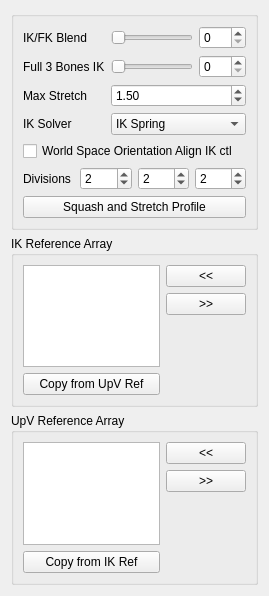
<?xml version="1.0" encoding="UTF-8"?>
<ui version="4.0">
 <class>Form</class>
 <widget class="QWidget" name="Form">
  <property name="geometry">
   <rect>
    <x>0</x>
    <y>0</y>
    <width>269</width>
    <height>596</height>
   </rect>
  </property>
  <property name="windowTitle">
   <string>Form</string>
  </property>
  <layout class="QGridLayout" name="gridLayout">
   <item row="0" column="0">
    <layout class="QVBoxLayout" name="verticalLayout_2">
     <item>
      <widget class="QGroupBox" name="groupBox">
       <property name="title">
        <string/>
       </property>
       <layout class="QGridLayout" name="gridLayout_2">
        <item row="0" column="0">
         <layout class="QVBoxLayout" name="verticalLayout">
          <item>
           <layout class="QFormLayout" name="formLayout">
            <property name="fieldGrowthPolicy">
             <enum>QFormLayout::AllNonFixedFieldsGrow</enum>
            </property>
            <item row="0" column="0">
             <widget class="QLabel" name="ikfk_label">
              <property name="text">
               <string>IK/FK Blend</string>
              </property>
             </widget>
            </item>
            <item row="0" column="1">
             <layout class="QHBoxLayout" name="horizontalLayout_3">
              <item>
               <widget class="QSlider" name="ikfk_slider">
                <property name="minimumSize">
                 <size>
                  <width>0</width>
                  <height>15</height>
                 </size>
                </property>
                <property name="maximum">
                 <number>100</number>
                </property>
                <property name="orientation">
                 <enum>Qt::Horizontal</enum>
                </property>
               </widget>
              </item>
              <item>
               <widget class="QSpinBox" name="ikfk_spinBox">
                <property name="maximum">
                 <number>100</number>
                </property>
               </widget>
              </item>
             </layout>
            </item>
            <item row="2" column="0">
             <widget class="QLabel" name="maxStretch_label">
              <property name="sizePolicy">
               <sizepolicy hsizetype="MinimumExpanding" vsizetype="MinimumExpanding">
                <horstretch>0</horstretch>
                <verstretch>0</verstretch>
               </sizepolicy>
              </property>
              <property name="text">
               <string>Max Stretch</string>
              </property>
             </widget>
            </item>
            <item row="2" column="1">
             <widget class="QDoubleSpinBox" name="maxStretch_spinBox">
              <property name="sizePolicy">
               <sizepolicy hsizetype="MinimumExpanding" vsizetype="Fixed">
                <horstretch>0</horstretch>
                <verstretch>0</verstretch>
               </sizepolicy>
              </property>
              <property name="minimum">
               <double>1.000000000000000</double>
              </property>
              <property name="value">
               <double>1.500000000000000</double>
              </property>
             </widget>
            </item>
            <item row="3" column="0">
             <widget class="QLabel" name="ikSolver_label">
              <property name="text">
               <string>IK Solver</string>
              </property>
             </widget>
            </item>
            <item row="3" column="1">
             <widget class="QComboBox" name="ikSolver_comboBox">
              <property name="sizePolicy">
               <sizepolicy hsizetype="Expanding" vsizetype="Fixed">
                <horstretch>0</horstretch>
                <verstretch>0</verstretch>
               </sizepolicy>
              </property>
              <item>
               <property name="text">
                <string>IK Spring</string>
               </property>
              </item>
              <item>
               <property name="text">
                <string>Rotation Plane</string>
               </property>
              </item>
             </widget>
            </item>
            <item row="1" column="1">
             <layout class="QHBoxLayout" name="horizontalLayout_8">
              <item>
               <widget class="QSlider" name="full3BonesIK_slider">
                <property name="minimumSize">
                 <size>
                  <width>0</width>
                  <height>15</height>
                 </size>
                </property>
                <property name="maximum">
                 <number>100</number>
                </property>
                <property name="orientation">
                 <enum>Qt::Horizontal</enum>
                </property>
               </widget>
              </item>
              <item>
               <widget class="QSpinBox" name="full3BonesIK_spinBox">
                <property name="maximum">
                 <number>100</number>
                </property>
               </widget>
              </item>
             </layout>
            </item>
            <item row="1" column="0">
             <widget class="QLabel" name="full3bonesIK_label">
              <property name="text">
               <string>Full 3 Bones IK</string>
              </property>
             </widget>
            </item>
           </layout>
          </item>
          <item>
           <widget class="QCheckBox" name="neutralRotation_checkBox">
            <property name="text">
             <string>World Space Orientation Align IK ctl</string>
            </property>
           </widget>
          </item>
          <item>
           <layout class="QHBoxLayout" name="horizontalLayout">
            <item>
             <widget class="QLabel" name="divisions_label">
              <property name="text">
               <string>Divisions</string>
              </property>
             </widget>
            </item>
            <item>
             <widget class="QSpinBox" name="div0_spinBox">
              <property name="minimum">
               <number>1</number>
              </property>
              <property name="value">
               <number>2</number>
              </property>
             </widget>
            </item>
            <item>
             <widget class="QSpinBox" name="div1_spinBox">
              <property name="minimum">
               <number>1</number>
              </property>
              <property name="value">
               <number>2</number>
              </property>
             </widget>
            </item>
            <item>
             <widget class="QSpinBox" name="div2_spinBox">
              <property name="minimum">
               <number>1</number>
              </property>
              <property name="value">
               <number>2</number>
              </property>
             </widget>
            </item>
           </layout>
          </item>
          <item>
           <layout class="QHBoxLayout" name="horizontalLayout_2">
            <item>
             <widget class="QPushButton" name="squashStretchProfile_pushButton">
              <property name="text">
               <string>Squash and Stretch Profile</string>
              </property>
             </widget>
            </item>
           </layout>
          </item>
         </layout>
        </item>
       </layout>
      </widget>
     </item>
     <item>
      <widget class="QGroupBox" name="ikRefArray_groupBox">
       <property name="title">
        <string>IK Reference Array</string>
       </property>
       <property name="flat">
        <bool>false</bool>
       </property>
       <layout class="QGridLayout" name="gridLayout_3">
        <item row="0" column="0">
         <layout class="QHBoxLayout" name="ikRefArray_horizontalLayout">
          <item>
           <layout class="QVBoxLayout" name="ikRefArray_verticalLayout_1">
            <item>
             <widget class="QListWidget" name="ikRefArray_listWidget">
              <property name="dragDropOverwriteMode">
               <bool>true</bool>
              </property>
              <property name="dragDropMode">
               <enum>QAbstractItemView::InternalMove</enum>
              </property>
              <property name="defaultDropAction">
               <enum>Qt::MoveAction</enum>
              </property>
              <property name="alternatingRowColors">
               <bool>true</bool>
              </property>
              <property name="selectionMode">
               <enum>QAbstractItemView::ExtendedSelection</enum>
              </property>
              <property name="selectionRectVisible">
               <bool>false</bool>
              </property>
             </widget>
            </item>
            <item>
             <widget class="QPushButton" name="ikRefArray_copyRef_pushButton">
              <property name="text">
               <string>Copy from UpV Ref</string>
              </property>
             </widget>
            </item>
           </layout>
          </item>
          <item>
           <layout class="QVBoxLayout" name="ikRefArray_verticalLayout_2">
            <item>
             <widget class="QPushButton" name="ikRefArrayAdd_pushButton">
              <property name="text">
               <string>&lt;&lt;</string>
              </property>
             </widget>
            </item>
            <item>
             <widget class="QPushButton" name="ikRefArrayRemove_pushButton">
              <property name="text">
               <string>&gt;&gt;</string>
              </property>
             </widget>
            </item>
            <item>
             <spacer name="ikRefArray_verticalSpacer">
              <property name="orientation">
               <enum>Qt::Vertical</enum>
              </property>
              <property name="sizeHint" stdset="0">
               <size>
                <width>20</width>
                <height>40</height>
               </size>
              </property>
             </spacer>
            </item>
           </layout>
          </item>
         </layout>
        </item>
       </layout>
      </widget>
     </item>
     <item>
      <widget class="QGroupBox" name="upvRefArray_groupBox">
       <property name="title">
        <string>UpV Reference Array</string>
       </property>
       <layout class="QGridLayout" name="gridLayout_4">
        <item row="0" column="0">
         <layout class="QHBoxLayout" name="upvRefArray_horizontalLayout">
          <item>
           <layout class="QVBoxLayout" name="upvRefArray_verticalLayout_1">
            <item>
             <widget class="QListWidget" name="upvRefArray_listWidget">
              <property name="dragDropOverwriteMode">
               <bool>true</bool>
              </property>
              <property name="dragDropMode">
               <enum>QAbstractItemView::InternalMove</enum>
              </property>
              <property name="defaultDropAction">
               <enum>Qt::MoveAction</enum>
              </property>
              <property name="alternatingRowColors">
               <bool>true</bool>
              </property>
              <property name="selectionMode">
               <enum>QAbstractItemView::ExtendedSelection</enum>
              </property>
              <property name="selectionRectVisible">
               <bool>false</bool>
              </property>
             </widget>
            </item>
            <item>
             <widget class="QPushButton" name="upvRefArray_copyRef_pushButton">
              <property name="text">
               <string>Copy from IK Ref</string>
              </property>
             </widget>
            </item>
           </layout>
          </item>
          <item>
           <layout class="QVBoxLayout" name="upvRefArray_verticalLayout_2">
            <item>
             <widget class="QPushButton" name="upvRefArrayAdd_pushButton">
              <property name="text">
               <string>&lt;&lt;</string>
              </property>
             </widget>
            </item>
            <item>
             <widget class="QPushButton" name="upvRefArrayRemove_pushButton">
              <property name="text">
               <string>&gt;&gt;</string>
              </property>
             </widget>
            </item>
            <item>
             <spacer name="upvRefArray_verticalSpacer">
              <property name="orientation">
               <enum>Qt::Vertical</enum>
              </property>
              <property name="sizeHint" stdset="0">
               <size>
                <width>20</width>
                <height>40</height>
               </size>
              </property>
             </spacer>
            </item>
           </layout>
          </item>
         </layout>
        </item>
       </layout>
      </widget>
     </item>
    </layout>
   </item>
  </layout>
 </widget>
 <resources/>
 <connections>
  <connection>
   <sender>ikfk_slider</sender>
   <signal>sliderMoved(int)</signal>
   <receiver>ikfk_spinBox</receiver>
   <slot>setValue(int)</slot>
   <hints>
    <hint type="sourcelabel">
     <x>197</x>
     <y>42</y>
    </hint>
    <hint type="destinationlabel">
     <x>245</x>
     <y>42</y>
    </hint>
   </hints>
  </connection>
  <connection>
   <sender>ikfk_spinBox</sender>
   <signal>valueChanged(int)</signal>
   <receiver>ikfk_slider</receiver>
   <slot>setValue(int)</slot>
   <hints>
    <hint type="sourcelabel">
     <x>222</x>
     <y>37</y>
    </hint>
    <hint type="destinationlabel">
     <x>182</x>
     <y>37</y>
    </hint>
   </hints>
  </connection>
  <connection>
   <sender>full3BonesIK_slider</sender>
   <signal>valueChanged(int)</signal>
   <receiver>full3BonesIK_spinBox</receiver>
   <slot>setValue(int)</slot>
   <hints>
    <hint type="sourcelabel">
     <x>142</x>
     <y>60</y>
    </hint>
    <hint type="destinationlabel">
     <x>212</x>
     <y>62</y>
    </hint>
   </hints>
  </connection>
  <connection>
   <sender>full3BonesIK_spinBox</sender>
   <signal>valueChanged(int)</signal>
   <receiver>full3BonesIK_slider</receiver>
   <slot>setValue(int)</slot>
   <hints>
    <hint type="sourcelabel">
     <x>214</x>
     <y>52</y>
    </hint>
    <hint type="destinationlabel">
     <x>180</x>
     <y>54</y>
    </hint>
   </hints>
  </connection>
 </connections>
</ui>
